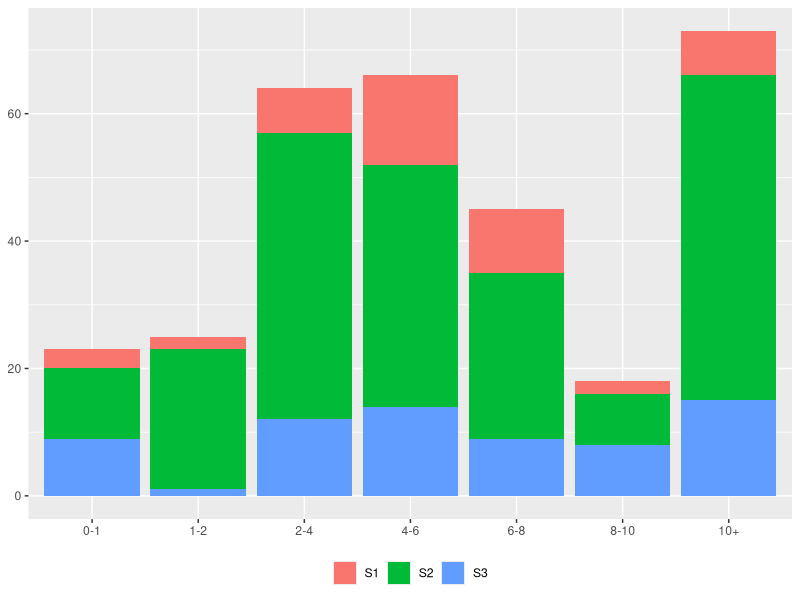

The R script that drew this image:
library(ggplot2)
library(dplyr)
library(reshape2)
library(forcats)

# EXPERI??NCIA COM SOFTWARE 
software <- read.table(text="Experiencia    S1    S2    S3
                                0-1         3     11      9
                                1-2         2     22      1
                                2-4         7     45      12
                                4-6         14    38      14
                                6-8         10    26      9
                                8-10        2     8       8
                                10+         7     51      15", header=TRUE)
software <- melt(software, id.var="Experiencia")
ggplot(software, aes(x = fct_inorder(Experiencia), y = value, fill = variable)) +
    geom_bar(stat = "identity") + 
    theme(axis.title.x = element_blank(), axis.title.y = element_blank(), 
          legend.position = "bottom", legend.title = element_blank())




